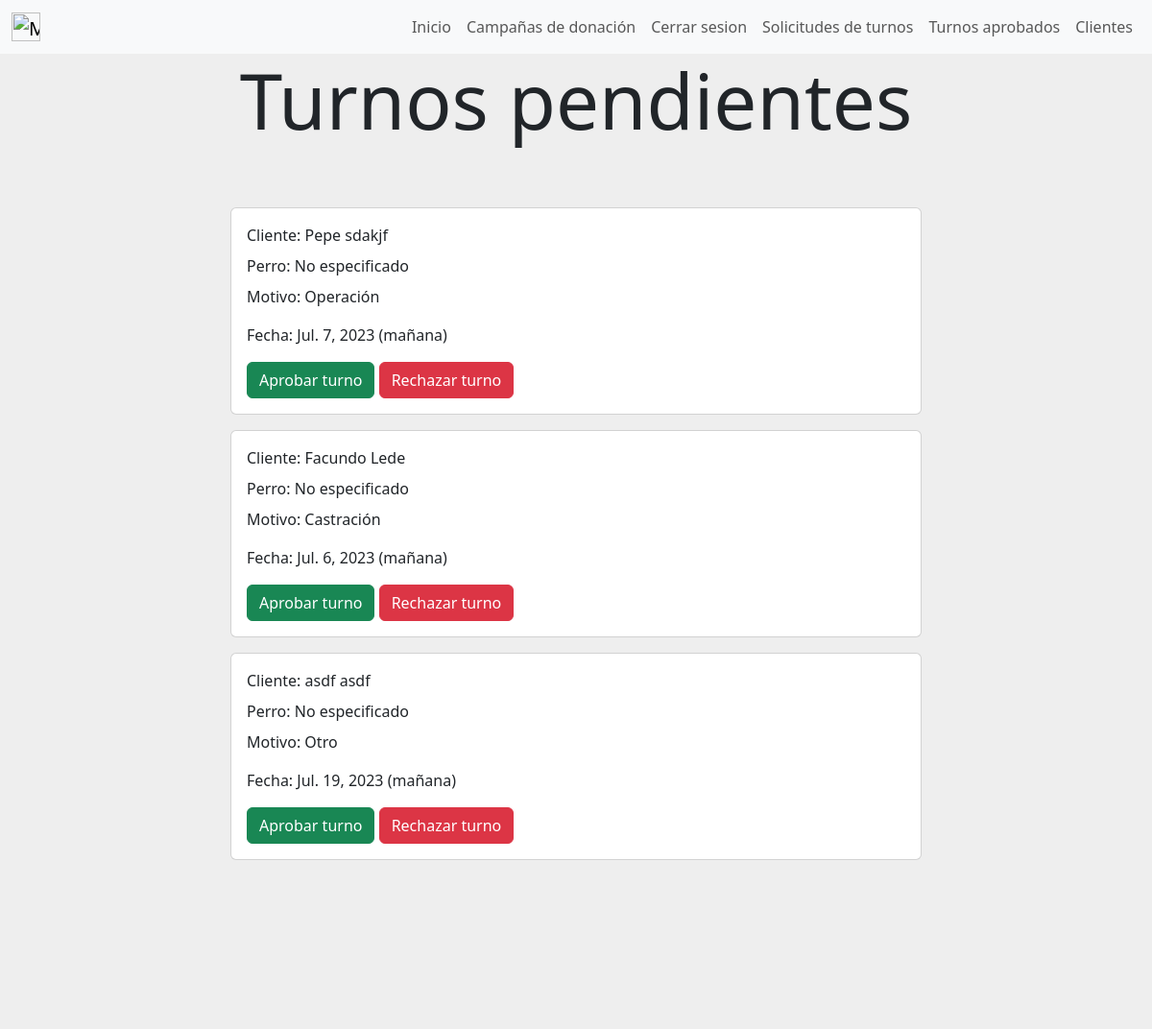
The page /turnos_pendientes (signed in) on the database its author committed.
### gestion_de_turnos/models.py (models this page shows, shortened)
class Turno(models.Model) :
    franja_horaria = models.CharField(max_length=50)
    motivo = models.ForeignKey(Servicio_veterinario, on_delete=models.CASCADE, default=None, null=True)
    fecha = models.DateField()
    estado = models.CharField(max_length=50, default="Pendiente", blank=True)
    created_by = models.ForeignKey(User, on_delete=models.CASCADE)
    perro = models.ForeignKey(Perro, on_delete=models.CASCADE, blank=True, default=None, null=True)
    class Meta:
        verbose_name='turno'
        verbose_name_plural='turnos'

### user/models.py (models this page shows)
class User(AbstractUser):
    dni = models.CharField(max_length=8, unique=True)
    email = models.EmailField(unique=True)

### gestion_de_servicios_prestados/models.py (models this page shows)
class Servicio_veterinario(models.Model):
    servicio = models.CharField(max_length=30)
    class Meta:
        verbose_name='servicio_veterinario'
        verbose_name_plural='servicios_veterinarios'
    def __str__ (self):
        return self.servicio

### gestion_de_turnos/views.py (the view)
# urls.py: path('turnos_pendientes',views.turnos_pendientes, name= "turnos_pendientes"),
def turnos_pendientes(request):
    turnos_pendientes=Turno.objects.filter(estado = "Pendiente")
    return render(request,"gestion_de_turnos/turnos_pendientes.html",{"turnos":turnos_pendientes})

### gestion_de_turnos/templates/gestion_de_turnos/turnos_pendientes.html (shortened to what this page needs)
{% extends "gestion_de_usuarios/base.html" %}
{% block content %}
{% if user.is_superuser %}
<div style="background-color:#eee;height: 20%;text-align: center;">
    <h1 class="display-1">Turnos pendientes</h1>
</div>
        {% if turnos.count == 0 %}
        <div style="background-color: #eee;background-position: center;background-size: cover; align-items: center;justify-content: center;display: flex;">
            <div class="card mb-3 element-home-color" style="width: 60%;">
                <div class="row g-0">
                    <div class="card">
                        <div class="card-body">
                            Aún no hay turnos pendientes.
                        </div>
                    </div>
                </div>
            </div>
        </div>
        {% else %}
            {% for turno in turnos %}
            <div style="background-color: #eee;background-position: center;background-size: cover; align-items: center;justify-content: center;display: flex;">
                <div class="card mb-3 element-home-color" style="width: 60%;">
                    <div class="row g-0">
                    <div class="col-md-8">
                        <div class="card-body">
                        <p class="card-title">Cliente: {{turno.created_by.first_name}} {{turno.created_by.last_name}}</p>
                        {% if turno.perro is not None %}
                        <p class="card-title">Perro: {{turno.perro.nombre}}</p>
                        {% else %}
                        <p class="card-title">Perro: No especificado</p>
                        {% endif %}
                        <p class="card-text">Motivo: {{turno.motivo}}</p>
                        <p class="card-text">Fecha: {{turno.fecha}} ({{turno.franja_horaria}})</p>
                        <a class=" btn btn-success" onclick="aprobar_turno({{turno.id}})">Aprobar turno</a>
                        <a href ="#" class="btn btn-danger" onclick="rechazar_turno({{turno.id}})" style="color:white;">Rechazar turno</a>
                        </div>
                    </div>
                    </div>
                </div>
            </div>
            {% endfor %}
<div style="background-color:#eee;height: 20%;">
</div>
{% endif %}
{% else %}
<img src="https://st.depositphotos.com/31068556/51146/v/600/depositphotos_511461970-stock-illustration-concept-design-of-an-empty.jpg" class="img-fluid rounded-start" alt="..." style="border-radius: 4px;">
{% endif %}
{% endblock %}

### rows shown on the page
Turno: created_by.first_name "Pepe", created_by.last_name "sdakjf", shows "Perro: No especificado", motivo "Operación", fecha "Jul. 7, 2023", franja_horaria "mañana"
Turno: created_by.first_name "Facundo", created_by.last_name "Lede", shows "Perro: No especificado", motivo "Castración", fecha "Jul. 6, 2023", franja_horaria "mañana"
Turno: created_by.first_name "asdf", created_by.last_name "asdf", shows "Perro: No especificado", motivo "Otro", fecha "Jul. 19, 2023", franja_horaria "mañana"
